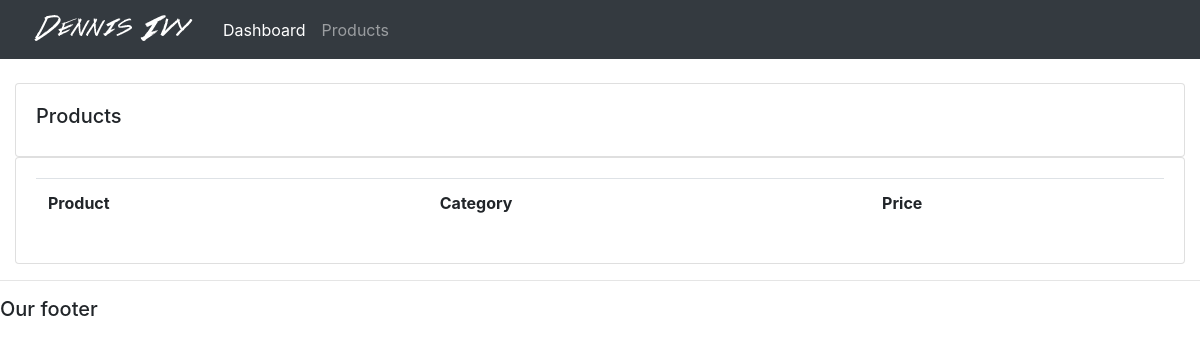
Before: /products/ with the older database file.
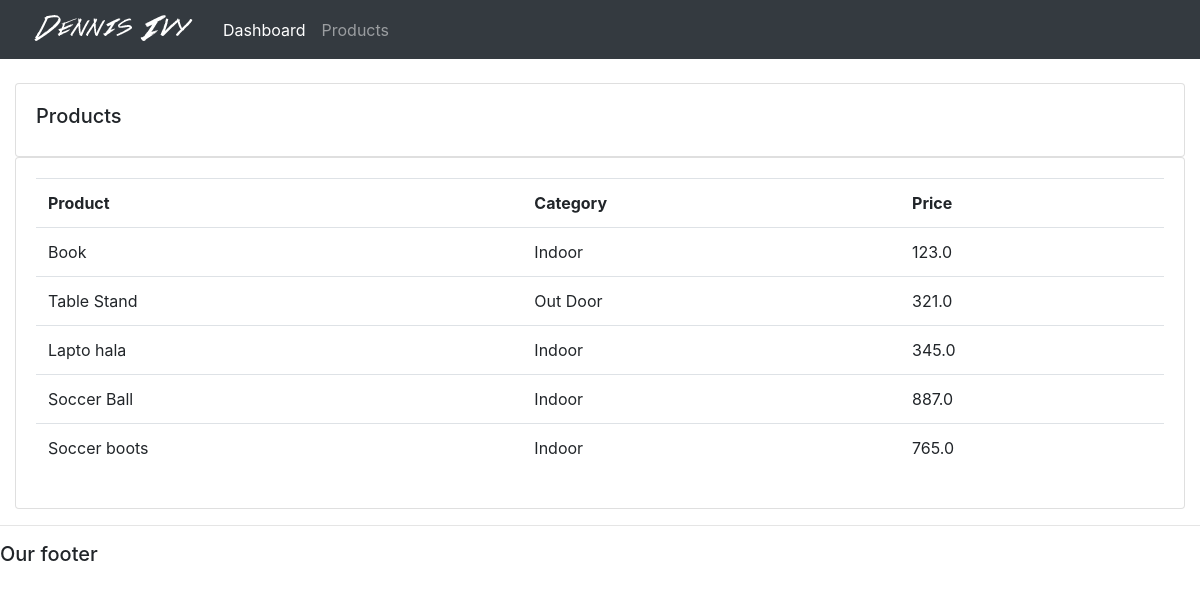
After: the same page with the newer database file.
### accounts/models.py (models this page shows, shortened)
class Product(models.Model):
    CATEGORY = (
        ('Indoor', 'Indoor'),
        ('Out Door', 'Out Door'),
    )
    name = models.CharField(max_length=200, null=True)
    price = models.FloatField(null=True)
    category = models.CharField(max_length=200, null=True, choices=CATEGORY)
    description = models.CharField(max_length=200, null=True)
    date_created = models.DateTimeField(auto_now_add=True, null=True)
    tags = models.ManyToManyField(Tags)

### accounts/views.py (the view)
# urls.py: path('products/', views.products, name="products"),
def products(request):
    products = Product.objects.all()
    return render(request, 'accounts/products.html', {'products': products})

### templates/accounts/products.html
{%  extends 'accounts/main.html' %}
{% block content %}
<br>
<div class="row">
	<div class="col-md">
		<div class="card card-body">
			<h5>Products</h5>
		</div>
		<div class="card card-body">
			<table class="table">
				<tr>
					<th>Product</th>
					<th>Category</th>
					<th>Price</th>
				</tr>
				{% for i in products %}
				<tr>
					<td>{{i.name}}</td>
					<td>{{i.category}}</td>
					<td>{{i.price}}</td>
				</tr>
				{% endfor %}
			</table>
		</div>
	</div>
</div>
{% endblock content %}

Changed rows visible on the page:
added Product: name "Book", category "Indoor", price "123.0"
added Product: name "Table Stand", category "Out Door", price "321.0"
added Product: name "Lapto hala", category "Indoor", price "345.0"
added Product: name "Soccer Ball", category "Indoor", price "887.0"
added Product: name "Soccer boots", category "Indoor", price "765.0"
